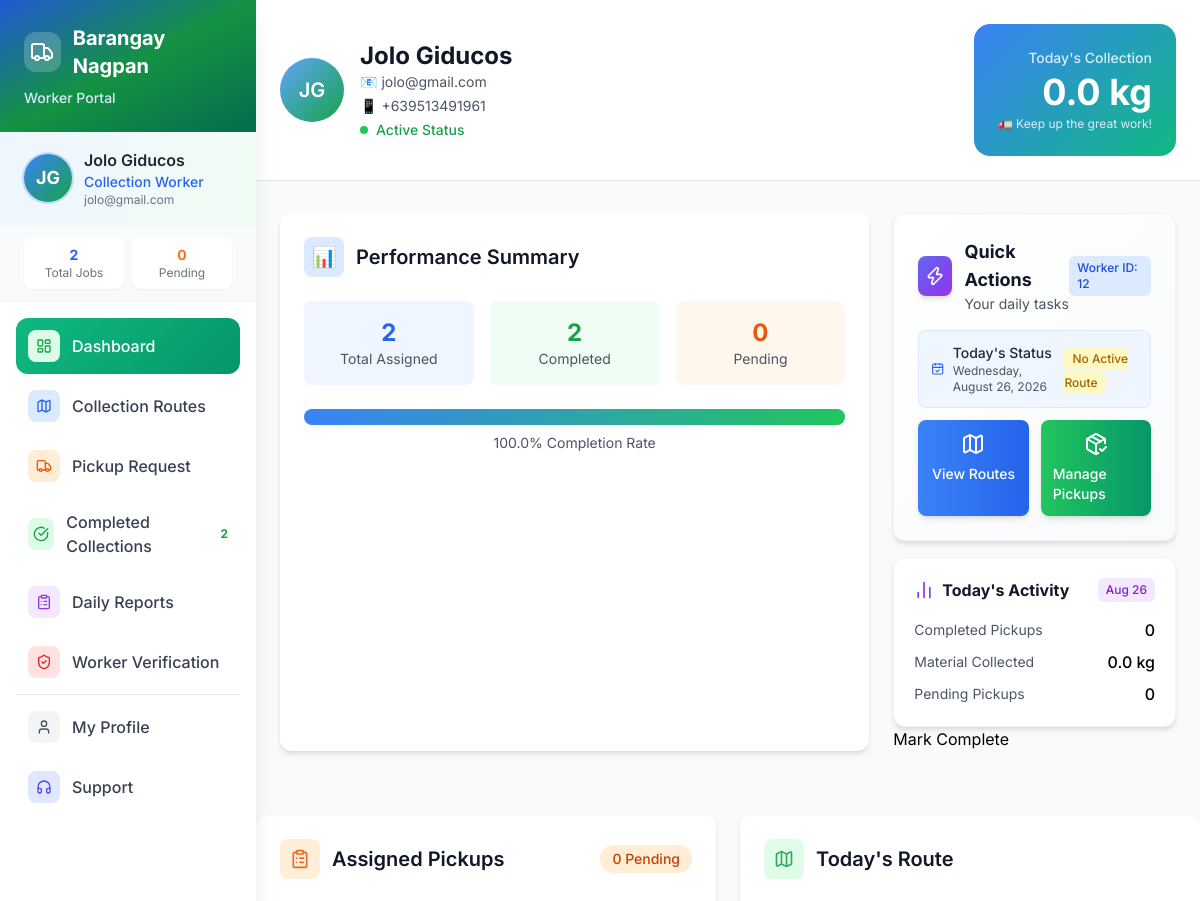
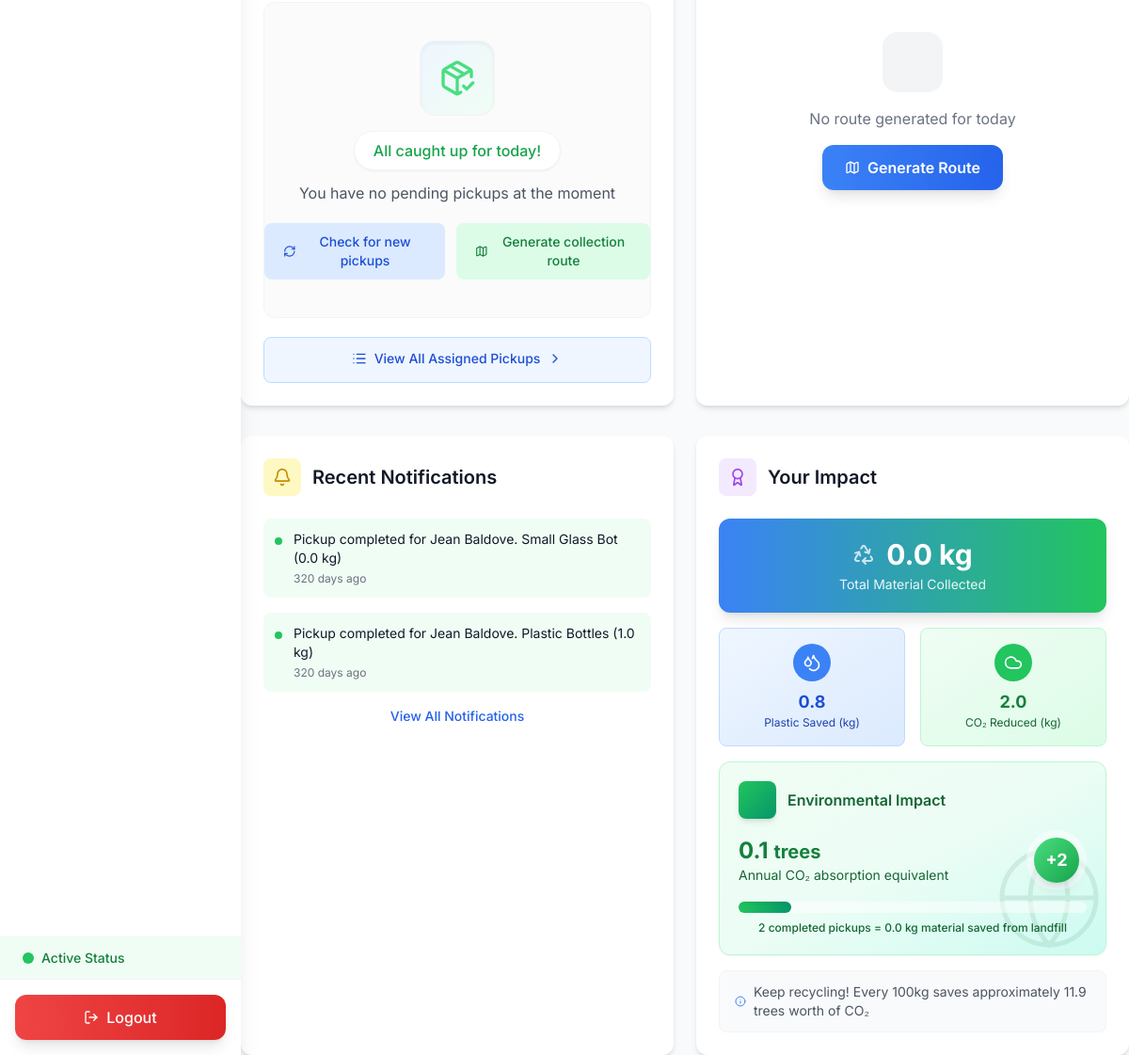
The page /worker/worker_dashboard.php (signed in) on the database its author committed (2 pictures, top to bottom).
### tables this page shows
CREATE TABLE `system_settings` (
  `setting_id` int(11) NOT NULL,
  `setting_key` varchar(100) NOT NULL,
  `setting_value` text DEFAULT NULL,
  `created_at` timestamp NOT NULL DEFAULT current_timestamp(),
  `updated_at` timestamp NOT NULL DEFAULT current_timestamp() ON UPDATE current_timestamp()
);

CREATE TABLE `users` (
  `user_id` int(11) NOT NULL,
  `first_name` varchar(15) NOT NULL,
  `last_name` varchar(15) NOT NULL,
  `email` varchar(30) NOT NULL,
  `phone` varchar(13) NOT NULL,
  `address` text NOT NULL,
  `password` varchar(255) NOT NULL,
  `profile_photo` varchar(255) DEFAULT NULL,
  `role` enum('admin','worker','resident') NOT NULL DEFAULT 'resident',
  `purok_id` int(11) DEFAULT NULL,
  `created_at` timestamp NOT NULL DEFAULT current_timestamp(),
  `latitude` decimal(10,7) DEFAULT NULL,
  `longitude` decimal(10,7) DEFAULT NULL
);

CREATE TABLE `pickuprequests` (
  `request_id` int(11) NOT NULL,
  `resident_id` int(11) NOT NULL,
  `type_id` int(11) NOT NULL,
  `weight_kg` decimal(8,2) NOT NULL CHECK (`weight_kg` > 0),
  `preferred_date` datetime NOT NULL,
  `status` enum('Pending','Scheduled','In Progress','Completed') DEFAULT 'Pending',
  `assigned_worker_id` int(11) DEFAULT NULL,
  `created_at` timestamp NOT NULL DEFAULT current_timestamp(),
  `quantity_pcs` int(11) DEFAULT NULL CHECK (`quantity_pcs` > 0),
  `latitude` decimal(10,7) DEFAULT NULL,
  `longitude` decimal(10,7) DEFAULT NULL,
  `pickup_type` enum('Home','CollectionPoint') NOT NULL DEFAULT 'Home',
  `point_id` int(11) DEFAULT NULL,
  `actual_weight` decimal(8,2) DEFAULT NULL,
  `points_earned` int(11) DEFAULT NULL,
  `updated_at` timestamp NOT NULL DEFAULT current_timestamp() ON UPDATE current_timestamp()
);

CREATE TABLE `recyclabletypes` (
  `type_id` int(11) NOT NULL,
  `name` varchar(15) NOT NULL,
  `unit` enum('kg','pcs') NOT NULL DEFAULT 'kg',
  `points_per_kg` decimal(10,2) DEFAULT NULL,
  `points_per_unit` decimal(10,2) DEFAULT NULL,
  `image` varchar(255) DEFAULT NULL,
  `created_at` timestamp NOT NULL DEFAULT current_timestamp(),
  `updated_at` timestamp NOT NULL DEFAULT current_timestamp() ON UPDATE current_timestamp()
);

### worker/worker_dashboard.php (the view, shortened to what the rows shown need)
<?php
require_once '../config/database.php';
require_once '../includes/system_functions.php';
$user_id = $_SESSION['user_id'];
$stmt = prepare_statement($conn, "
    SELECT pr.request_id, pr.created_at, pr.status, pr.weight_kg,
           u.first_name, u.last_name, rt.name as recyclable_type
    FROM pickuprequests pr
    JOIN users u ON pr.resident_id = u.user_id
    LEFT JOIN recyclabletypes rt ON pr.type_id = rt.type_id
    WHERE pr.assigned_worker_id = ? AND pr.status IN ('Scheduled', 'Completed')
    ORDER BY pr.created_at DESC
    LIMIT 3");
$stmt->bind_param("i", $user_id);
$stmt->execute();
$recent_notifications = $stmt->get_result()->fetch_all(MYSQLI_ASSOC);
?>
<!DOCTYPE html>
<html lang="en">
<head>
    <script src="https://cdn.tailwindcss.com"></script>
</head>
<body class="bg-gray-50 min-h-screen">
    <?php include 'worker_sidebar.php'; ?>
    <div class="ml-64 min-h-screen">
        <div class="bg-white border-b border-gray-200 px-6 py-6">
            <div class="max-w-7xl mx-auto">
                <div class="flex flex-col lg:flex-row lg:items-center lg:justify-between gap-6">
                    <div class="flex items-center gap-4">
                        <?php if ($profile_display['type'] === 'photo'): ?>
                            <img src="../uploads/profiles/thumbs/<?php echo htmlspecialchars($profile_display['value']); ?>"
                                 alt="Profile Photo"
                                 class="w-16 h-16 rounded-full object-cover ring-4 ring-blue-200">
                        <?php else: ?>
                            <div class="w-16 h-16 bg-gradient-to-br from-blue-400 to-green-600 rounded-full flex items-center justify-center text-white text-xl font-semibold">
                                <?php echo htmlspecialchars($profile_display['value']); ?>
                            </div>
                        <?php endif; ?>
                        <div>
                            <h1 class="text-2xl font-bold text-gray-900">
                                <?php echo htmlspecialchars($user_data['first_name'] . ' ' . $user_data['last_name']); ?>
                            </h1>
                            <div class="text-sm text-gray-600 space-y-1">
                                <p>📧 <?php echo htmlspecialchars($user_data['email']); ?></p>
                                <p>📱 <?php echo htmlspecialchars($user_data['phone']); ?></p>
                                <p class="flex items-center gap-2">
                                    <span class="w-2 h-2 bg-green-500 rounded-full animate-pulse"></span>
                                    <span class="text-green-600 font-medium">Active Status</span>
                                </p>
                            </div>
                        </div>
                    </div>
                </div>
            </div>
        </div>
        <div class="max-w-7xl mx-auto px-6 py-8">
            <div class="grid grid-cols-1 lg:grid-cols-3 gap-6 mb-8">
                <div class="lg:col-span-2 bg-white rounded-xl card-shadow p-6 hover-lift">
                    <div class="flex items-center gap-3 mb-6">
                        <h2 class="text-xl font-semibold text-gray-900">Performance Summary</h2>
                    </div>
                </div>
                </div>
            </div>
            <div class="grid grid-cols-1 lg:grid-cols-2 gap-6 mb-8">
                <div class="bg-white rounded-xl card-shadow p-6 hover-lift">
                    <div class="flex items-center justify-between mb-6">
                        <div class="flex items-center gap-3">
                            <h2 class="text-xl font-semibold text-gray-900">Assigned Pickups</h2>
                        </div>
                    </div>
                </div>
                <div class="bg-white rounded-xl card-shadow p-6 hover-lift">
                    <div class="flex items-center gap-3 mb-6">
                        <h2 class="text-xl font-semibold text-gray-900">Today's Route</h2>
                    </div>
                </div>
            </div>
            <div class="grid grid-cols-1 lg:grid-cols-2 gap-6">
                <div class="bg-white rounded-xl card-shadow p-6 hover-lift">
                    <div class="flex items-center gap-3 mb-6">
                        <h2 class="text-xl font-semibold text-gray-900">Recent Notifications</h2>
                    </div>
                    <div class="space-y-4">
                        <?php if (!empty($recent_notifications)): ?>
                            <?php foreach ($recent_notifications as $index => $notification):
                                if ($notification['status'] === 'Scheduled') {
                                    $bg_class = 'bg-blue-50';
                                    $dot_class = 'bg-blue-500';
                                    $message = "New pickup scheduled from " . htmlspecialchars($notification['first_name'] . ' ' . $notification['last_name']) . ". " .
                                              htmlspecialchars($notification['recyclable_type']) . " (" . number_format($notification['weight_kg'], 1) . " kg)";
                                } elseif ($notification['status'] === 'Completed') {
                                    $bg_class = 'bg-green-50';
                                    $dot_class = 'bg-green-500';
                                    $message = "Pickup completed for " . htmlspecialchars($notification['first_name'] . ' ' . $notification['last_name']) . ". " .
                                              htmlspecialchars($notification['recyclable_type']) . " (" . number_format($notification['weight_kg'], 1) . " kg)";
                                } else {
                                    $bg_class = 'bg-yellow-50';
                                    $dot_class = 'bg-yellow-500';
                                    $message = "Status update for request #" . $notification['request_id'] . ": " . $notification['status'];
                                }
                                $created_time = strtotime($notification['created_at']);
                                $now = time();
                                $diff = $now - $created_time;
                                if ($diff < 3600) {
                                    $time_ago = floor($diff / 60) . " minutes ago";
                                } elseif ($diff < 86400) {
                                    $time_ago = floor($diff / 3600) . " hours ago";
                                } else {
                                    $time_ago = floor($diff / 86400) . " days ago";
                                }
                            ?>
                                <div class="flex gap-3 p-3 <?php echo $bg_class; ?> rounded-lg">
                                    <div class="w-2 h-2 <?php echo $dot_class; ?> rounded-full mt-2 flex-shrink-0"></div>
                                    <div>
                                        <p class="text-sm text-gray-900"><?php echo $message; ?></p>
                                        <p class="text-xs text-gray-500 mt-1"><?php echo $time_ago; ?></p>
                                    </div>
                                </div>
                            <?php endforeach; ?>
                        <?php endif; ?>
                    </div>
                </div>
                <div class="bg-white rounded-xl card-shadow p-6 hover-lift">
                    <div class="flex items-center gap-3 mb-6">
                        <h2 class="text-xl font-semibold text-gray-900">Your Impact</h2>
                    </div>
                </div>
            </div>
        </div>
</body>
</html>

### worker/worker_sidebar.php (shortened to what the rows shown need)
<?php
require_once '../config/database.php';
require_once '../includes/system_functions.php';
$user_id = $_SESSION['user_id'];
$stmt = prepare_statement($conn, "SELECT first_name, last_name, email, phone, profile_photo FROM users WHERE user_id = ?");
$stmt->bind_param("i", $user_id);
$stmt->execute();
$user_result = $stmt->get_result();
$user_data = $user_result->fetch_assoc();
$system_name = getSystemSetting($conn, 'barangay_name', 'BoteBank');
$system_logo = getSystemSetting($conn, 'barangay_logo', '');
$profile_display = getUserProfileDisplay($user_data);
?>
<!DOCTYPE html>
<html lang="en">
<head>
    <script src="https://cdn.tailwindcss.com"></script>
</head>
<body class="bg-gray-50 font-sans">
    <div class="fixed left-0 top-0 h-full w-64 bg-white shadow-xl flex flex-col z-50">
        <div class="bg-gradient-to-br from-blue-600 via-green-600 to-emerald-700 p-6 relative overflow-hidden">
            <div class="relative z-10">
                <div class="flex items-center space-x-3 mb-2">
                    <?php if ($system_logo && file_exists("../uploads/" . $system_logo)): ?>
                        <img src="../uploads/<?php echo htmlspecialchars($system_logo); ?>"
                             alt="System Logo"
                             class="w-10 h-10 rounded-xl object-cover bg-white bg-opacity-20 p-1">
                    <?php else: ?>
                        <div class="w-10 h-10 bg-white bg-opacity-20 rounded-xl flex items-center justify-center">
                            <i data-lucide="truck" class="w-6 h-6 text-white"></i>
                        </div>
                    <?php endif; ?>
                    <h1 class="text-xl font-bold text-white"><?php echo htmlspecialchars($system_name); ?></h1>
                </div>
            </div>
        </div>
        <div class="px-6 py-4 border-b border-gray-100 bg-gradient-to-r from-blue-50 to-green-50">
            <div class="flex items-center space-x-3">
                <?php if ($profile_display['type'] === 'photo'): ?>
                    <img src="../uploads/profiles/thumbs/<?php echo htmlspecialchars($profile_display['value']); ?>"
                         alt="Profile Photo"
                         class="w-12 h-12 rounded-full object-cover ring-2 ring-blue-200">
                <?php else: ?>
                    <div class="w-12 h-12 bg-gradient-to-br from-blue-500 to-green-600 rounded-full flex items-center justify-center ring-2 ring-blue-200">
                        <span class="text-white font-bold text-lg">
                            <?php echo htmlspecialchars($profile_display['value']); ?>
                        </span>
                    </div>
                <?php endif; ?>
                <div class="flex-1 min-w-0">
                    <p class="font-semibold text-gray-800 truncate">
                        <?php echo htmlspecialchars($user_data['first_name'] . ' ' . $user_data['last_name']); ?>
                    </p>
                    <p class="text-sm text-blue-600 font-medium">Collection Worker</p>
                    <p class="text-xs text-gray-500 truncate"><?php echo htmlspecialchars($user_data['email']); ?></p>
                </div>
            </div>
        </div>
    </div>
</body>
</html>

### rows shown on the page
system_settings: setting_value "Barangay Nagpan"
users: first_name+last_name "JG", first_name+last_name "Jolo Giducos", email "jolo@gmail.com", phone "+639513491961"
pickuprequests: message "Pickup completed for Jean Baldove. Small Glass Bot (0.0 kg)"
pickuprequests: message "Pickup completed for Jean Baldove. Plastic Bottles (1.0 kg)"

### other values the page prints
$stats['assigned_pickups'] "2"
$stats['pending_pickups'] "0"
$stats['completed_pickups'] "2"
$stats['today_weight'] "0.0"
$completion_rate "100.0"
$user_id "12"
isset($stats['total_weight']) ? $stats['total_weight'] : 0 "0.0"
isset($plastic_saved) ? $plastic_saved : 0 "0.8"
isset($co2_reduced) ? $co2_reduced : 0 "2.0"
isset($trees_equivalent) ? $trees_equivalent : 0 "0.1"
100 * 2.5 / 21 "11.9"
